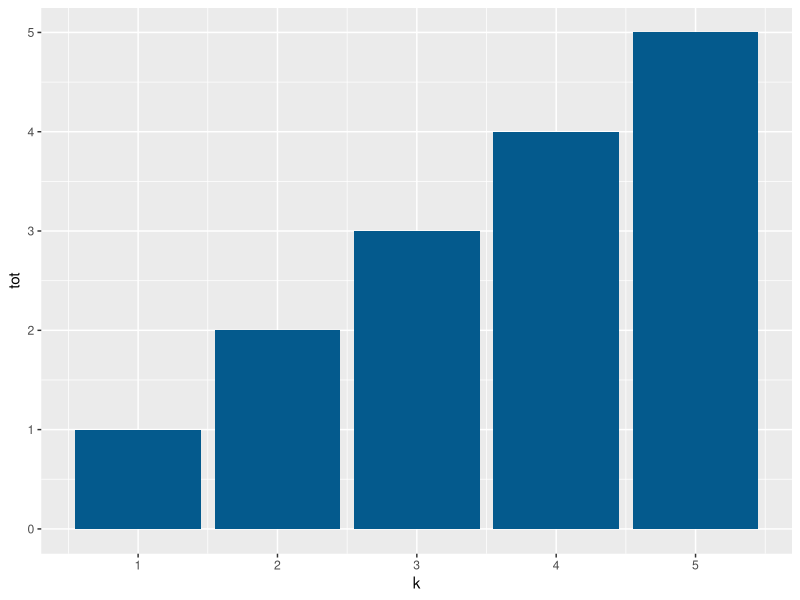

The R source for this figure:
library(ggplot2)

dt <- data.frame(1,2,3,4)
geom_bar(data = data, width = 300, orientation = "aa")

library(lubridate)
library(geosphere)
library(stringr)
# library(zipcode)

# ggplot(data=dt, aes(x = x, y = y))

choose.k <- data.frame(k = 1:5, tot = c(1,2,3,4,5))
ggplot(choose.k, aes(x = k, y = tot)) + geom_bar(stat = "identity", fill="#045a8d")
